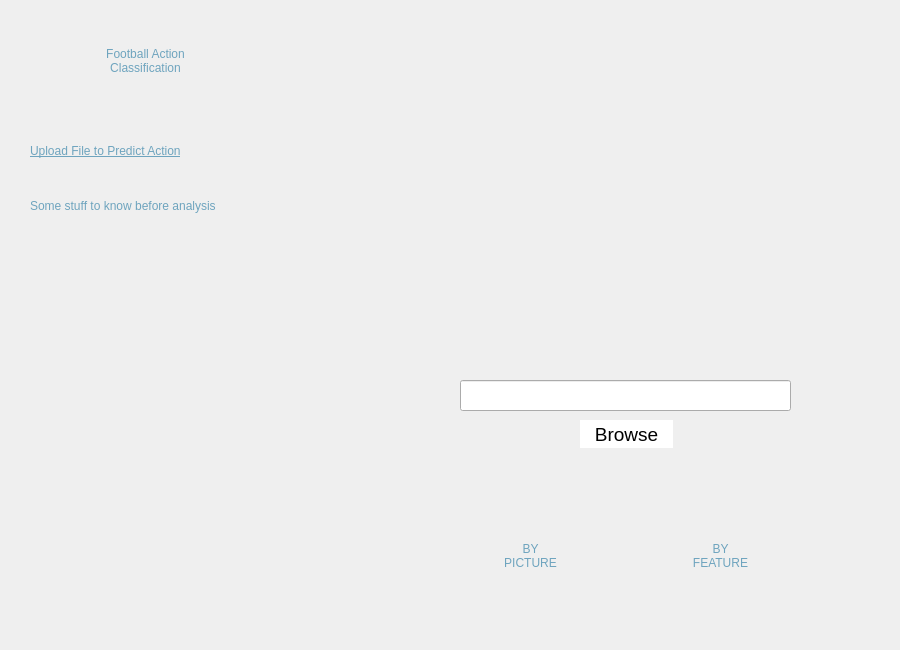
<?xml version="1.0" encoding="UTF-8"?>
<ui version="4.0">
 <class>Dialog</class>
 <widget class="QDialog" name="Dialog">
  <property name="geometry">
   <rect>
    <x>0</x>
    <y>0</y>
    <width>900</width>
    <height>650</height>
   </rect>
  </property>
  <property name="windowTitle">
   <string>Dialog</string>
  </property>
  <widget class="QWidget" name="backgroundwidget" native="true">
   <property name="geometry">
    <rect>
     <x>0</x>
     <y>0</y>
     <width>901</width>
     <height>651</height>
    </rect>
   </property>
   <property name="styleSheet">
    <string notr="true">QWidget#widget{ 
background-color: qlineargradient(spread:pad, x1:0.384211, y1:0.023, x2:0.768, y2:1, stop:0 rgba(29, 30, 73, 255), stop:1 rgba(39, 41, 100, 255));}</string>
   </property>
   <widget class="QLabel" name="backgroundPhoto">
    <property name="geometry">
     <rect>
      <x>0</x>
      <y>-30</y>
      <width>900</width>
      <height>700</height>
     </rect>
    </property>
    <property name="styleSheet">
     <string notr="true"/>
    </property>
    <property name="text">
     <string/>
    </property>
    <property name="pixmap">
     <pixmap>../Media/background.jpg</pixmap>
    </property>
    <property name="scaledContents">
     <bool>true</bool>
    </property>
   </widget>
   <widget class="QPushButton" name="byPictureButton">
    <property name="geometry">
     <rect>
      <x>460</x>
      <y>510</y>
      <width>141</width>
      <height>91</height>
     </rect>
    </property>
    <property name="styleSheet">
     <string notr="true">QPushButton {
	border-radius: 15px;
	background-color: qlineargradient(spread:pad, x1:0.384211, y1:0.023, x2:0.768, 		y2:1, stop:0 rgba(29, 30, 73, 255), stop:1 rgba(39, 41, 100, 255));

	font: 75 14pt &quot;Comic Sans MS&quot;; color: rgb(110, 164, 190)
}

QPushButton:hover{
	background-color: rgb(54, 57, 138);
}
QPushButton:pressed{
	background-color: rgb(91, 96, 230);
}</string>
    </property>
    <property name="text">
     <string>BY
PICTURE</string>
    </property>
   </widget>
   <widget class="QPushButton" name="FACButton">
    <property name="geometry">
     <rect>
      <x>10</x>
      <y>10</y>
      <width>271</width>
      <height>101</height>
     </rect>
    </property>
    <property name="cursor">
     <cursorShape>PointingHandCursor</cursorShape>
    </property>
    <property name="styleSheet">
     <string notr="true">QPushButton {
	border-radius: 15px;
	background-color: qlineargradient(spread:pad, x1:0.384211, y1:0.023, x2:0.768, 		y2:1, stop:0 rgba(29, 30, 73, 255), stop:1 rgba(39, 41, 100, 255));

	font: 75 22pt &quot;Comic Sans MS&quot;; color: rgb(110, 164, 190)
}

QPushButton:hover{
	background-color: rgb(54, 57, 138);
}
QPushButton:pressed{
	background-color: rgb(91, 96, 230);
}</string>
    </property>
    <property name="text">
     <string>Football Action
Classification</string>
    </property>
   </widget>
   <widget class="QLabel" name="howItWorksText">
    <property name="geometry">
     <rect>
      <x>30</x>
      <y>180</y>
      <width>371</width>
      <height>51</height>
     </rect>
    </property>
    <property name="styleSheet">
     <string notr="true">font: 75 12pt &quot;Comic Sans MS&quot;; color: rgb(110, 164, 190)</string>
    </property>
    <property name="text">
     <string>Some stuff to know before analysis</string>
    </property>
   </widget>
   <widget class="QLabel" name="howItWorksHeadText">
    <property name="geometry">
     <rect>
      <x>30</x>
      <y>130</y>
      <width>431</width>
      <height>41</height>
     </rect>
    </property>
    <property name="styleSheet">
     <string notr="true">font: 75 18pt &quot;Comic Sans MS&quot;; color: rgb(110, 164, 190);
text-decoration: underline;</string>
    </property>
    <property name="text">
     <string>Upload File to Predict Action</string>
    </property>
   </widget>
   <widget class="QPushButton" name="byFeatureButton">
    <property name="geometry">
     <rect>
      <x>650</x>
      <y>510</y>
      <width>141</width>
      <height>91</height>
     </rect>
    </property>
    <property name="styleSheet">
     <string notr="true">QPushButton {
	border-radius: 15px;
	background-color: qlineargradient(spread:pad, x1:0.384211, y1:0.023, x2:0.768, 		y2:1, stop:0 rgba(29, 30, 73, 255), stop:1 rgba(39, 41, 100, 255));

	font: 75 13pt &quot;Comic Sans MS&quot;; color: rgb(110, 164, 190)
}

QPushButton:hover{
	background-color: rgb(54, 57, 138);
}
QPushButton:pressed{
	background-color: rgb(91, 96, 230);
}</string>
    </property>
    <property name="text">
     <string>BY
FEATURE</string>
    </property>
   </widget>
   <widget class="QLineEdit" name="lineEdit">
    <property name="geometry">
     <rect>
      <x>460</x>
      <y>380</y>
      <width>331</width>
      <height>31</height>
     </rect>
    </property>
   </widget>
   <widget class="QPushButton" name="browseButton">
    <property name="geometry">
     <rect>
      <x>580</x>
      <y>420</y>
      <width>93</width>
      <height>28</height>
     </rect>
    </property>
    <property name="styleSheet">
     <string notr="true">QPushButton {
	border-radius: 15px;

	background-color: rgb(255, 255, 255);

	font: 75 14pt; color: rgb(0, 0, 0);
}

QPushButton:hover{
	background-color: rgb(85, 170, 255);
}
QPushButton:pressed{
	background-color: rgb(91, 96, 230);
}</string>
    </property>
    <property name="text">
     <string>Browse</string>
    </property>
   </widget>
  </widget>
 </widget>
 <resources>
  <include location="background.qrc"/>
 </resources>
 <connections/>
</ui>
